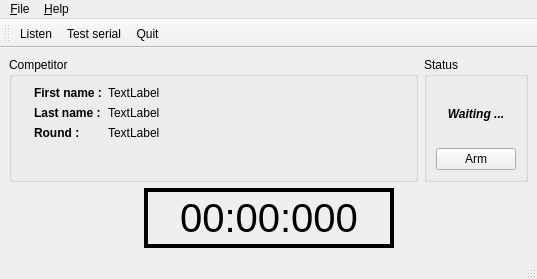
<?xml version="1.0" encoding="UTF-8"?>
<ui version="4.0">
 <class>ChronoServer</class>
 <widget class="QMainWindow" name="ChronoServer">
  <property name="geometry">
   <rect>
    <x>0</x>
    <y>0</y>
    <width>537</width>
    <height>279</height>
   </rect>
  </property>
  <property name="windowTitle">
   <string>ChronoServer</string>
  </property>
  <property name="windowIcon">
   <iconset resource="../../../common/icons/chrono.qrc">
    <normaloff>:/common/iconApp32.png</normaloff>:/common/iconApp32.png</iconset>
  </property>
  <widget class="QWidget" name="m_central_widget">
   <layout class="QVBoxLayout" name="verticalLayout_2">
    <item>
     <layout class="QHBoxLayout" name="horizontalLayout" stretch="0,0">
      <item>
       <widget class="QGroupBox" name="groupBox">
        <property name="title">
         <string>Competitor</string>
        </property>
        <layout class="QHBoxLayout" name="horizontalLayout_3">
         <item>
          <widget class="QLabel" name="m_lbl_photo">
           <property name="text">
            <string/>
           </property>
           <property name="pixmap">
            <pixmap resource="../../../common/icons/chrono.qrc">:/common/nobody.png</pixmap>
           </property>
          </widget>
         </item>
         <item>
          <layout class="QFormLayout" name="formLayout">
           <item row="0" column="0">
            <widget class="QLabel" name="label_2">
             <property name="font">
              <font>
               <weight>75</weight>
               <bold>true</bold>
              </font>
             </property>
             <property name="text">
              <string>First name :</string>
             </property>
            </widget>
           </item>
           <item row="0" column="1">
            <widget class="QLabel" name="m_lbl_first_name">
             <property name="sizePolicy">
              <sizepolicy hsizetype="MinimumExpanding" vsizetype="Preferred">
               <horstretch>0</horstretch>
               <verstretch>0</verstretch>
              </sizepolicy>
             </property>
             <property name="text">
              <string>TextLabel</string>
             </property>
            </widget>
           </item>
           <item row="1" column="0">
            <widget class="QLabel" name="label_3">
             <property name="font">
              <font>
               <weight>75</weight>
               <bold>true</bold>
              </font>
             </property>
             <property name="text">
              <string>Last name :</string>
             </property>
            </widget>
           </item>
           <item row="1" column="1">
            <widget class="QLabel" name="m_lbl_last_name">
             <property name="sizePolicy">
              <sizepolicy hsizetype="MinimumExpanding" vsizetype="Preferred">
               <horstretch>0</horstretch>
               <verstretch>0</verstretch>
              </sizepolicy>
             </property>
             <property name="text">
              <string>TextLabel</string>
             </property>
            </widget>
           </item>
           <item row="2" column="0">
            <widget class="QLabel" name="label_4">
             <property name="font">
              <font>
               <weight>75</weight>
               <bold>true</bold>
              </font>
             </property>
             <property name="text">
              <string>Round :</string>
             </property>
            </widget>
           </item>
           <item row="2" column="1">
            <widget class="QLabel" name="m_lbl_round">
             <property name="text">
              <string>TextLabel</string>
             </property>
            </widget>
           </item>
          </layout>
         </item>
        </layout>
       </widget>
      </item>
      <item>
       <widget class="QGroupBox" name="groupBox_2">
        <property name="maximumSize">
         <size>
          <width>150</width>
          <height>16777215</height>
         </size>
        </property>
        <property name="title">
         <string>Status</string>
        </property>
        <layout class="QVBoxLayout" name="verticalLayout">
         <item>
          <widget class="QLabel" name="m_lbl_status">
           <property name="font">
            <font>
             <weight>75</weight>
             <italic>true</italic>
             <bold>true</bold>
            </font>
           </property>
           <property name="text">
            <string>Waiting ...</string>
           </property>
           <property name="alignment">
            <set>Qt::AlignCenter</set>
           </property>
          </widget>
         </item>
         <item>
          <widget class="QPushButton" name="m_pb_arm">
           <property name="text">
            <string>Arm</string>
           </property>
          </widget>
         </item>
        </layout>
       </widget>
      </item>
     </layout>
    </item>
    <item>
     <layout class="QHBoxLayout" name="horizontalLayout_2">
      <item>
       <spacer name="horizontalSpacer">
        <property name="orientation">
         <enum>Qt::Horizontal</enum>
        </property>
        <property name="sizeHint" stdset="0">
         <size>
          <width>279</width>
          <height>10</height>
         </size>
        </property>
       </spacer>
      </item>
      <item>
       <widget class="QLabel" name="m_lbl_time">
        <property name="sizePolicy">
         <sizepolicy hsizetype="Fixed" vsizetype="Fixed">
          <horstretch>0</horstretch>
          <verstretch>0</verstretch>
         </sizepolicy>
        </property>
        <property name="minimumSize">
         <size>
          <width>250</width>
          <height>60</height>
         </size>
        </property>
        <property name="font">
         <font>
          <pointsize>30</pointsize>
         </font>
        </property>
        <property name="styleSheet">
         <string>border: 4px solid black;</string>
        </property>
        <property name="text">
         <string>00:00:000</string>
        </property>
        <property name="alignment">
         <set>Qt::AlignCenter</set>
        </property>
       </widget>
      </item>
      <item>
       <spacer name="horizontalSpacer_2">
        <property name="orientation">
         <enum>Qt::Horizontal</enum>
        </property>
        <property name="sizeHint" stdset="0">
         <size>
          <width>278</width>
          <height>10</height>
         </size>
        </property>
       </spacer>
      </item>
     </layout>
    </item>
   </layout>
  </widget>
  <widget class="QMenuBar" name="menubar">
   <property name="geometry">
    <rect>
     <x>0</x>
     <y>0</y>
     <width>537</width>
     <height>25</height>
    </rect>
   </property>
   <widget class="QMenu" name="menu_File">
    <property name="title">
     <string>&amp;File</string>
    </property>
    <addaction name="m_action_preferences"/>
    <addaction name="separator"/>
    <addaction name="m_action_quit"/>
   </widget>
   <widget class="QMenu" name="menu_Help">
    <property name="title">
     <string>&amp;Help</string>
    </property>
    <addaction name="m_action_about"/>
   </widget>
   <addaction name="menu_File"/>
   <addaction name="menu_Help"/>
  </widget>
  <widget class="QStatusBar" name="m_status_bar"/>
  <widget class="QToolBar" name="toolBar">
   <property name="windowTitle">
    <string>toolBar</string>
   </property>
   <attribute name="toolBarArea">
    <enum>TopToolBarArea</enum>
   </attribute>
   <attribute name="toolBarBreak">
    <bool>false</bool>
   </attribute>
   <addaction name="m_action_listen"/>
   <addaction name="m_action_test"/>
   <addaction name="m_action_quit"/>
  </widget>
  <action name="m_action_preferences">
   <property name="icon">
    <iconset resource="../../../common/icons/chrono.qrc">
     <normaloff>:/common/configure.png</normaloff>:/common/configure.png</iconset>
   </property>
   <property name="text">
    <string>&amp;Preferences ...</string>
   </property>
   <property name="shortcut">
    <string>Ctrl+P</string>
   </property>
  </action>
  <action name="m_action_quit">
   <property name="icon">
    <iconset resource="../../../common/icons/chrono.qrc">
     <normaloff>:/common/exit.png</normaloff>:/common/exit.png</iconset>
   </property>
   <property name="text">
    <string>&amp;Quit</string>
   </property>
   <property name="shortcut">
    <string>Ctrl+Q</string>
   </property>
  </action>
  <action name="m_action_test">
   <property name="icon">
    <iconset resource="../../../common/icons/chrono.qrc">
     <normaloff>:/common/tester.png</normaloff>:/common/tester.png</iconset>
   </property>
   <property name="text">
    <string>Test serial</string>
   </property>
   <property name="toolTip">
    <string>Test serial</string>
   </property>
  </action>
  <action name="m_action_about">
   <property name="text">
    <string>&amp;About</string>
   </property>
  </action>
  <action name="m_action_listen">
   <property name="icon">
    <iconset resource="../../../common/icons/chrono.qrc">
     <normaloff>:/server/bind.png</normaloff>:/server/bind.png</iconset>
   </property>
   <property name="text">
    <string>Listen</string>
   </property>
   <property name="shortcut">
    <string>Ctrl+L</string>
   </property>
  </action>
 </widget>
 <resources>
  <include location="../../../common/icons/chrono.qrc"/>
  <include location="../../../common/icons/chrono.qrc"/>
 </resources>
 <connections>
  <connection>
   <sender>m_action_quit</sender>
   <signal>triggered()</signal>
   <receiver>ChronoServer</receiver>
   <slot>close()</slot>
   <hints>
    <hint type="sourcelabel">
     <x>-1</x>
     <y>-1</y>
    </hint>
    <hint type="destinationlabel">
     <x>399</x>
     <y>299</y>
    </hint>
   </hints>
  </connection>
 </connections>
</ui>
